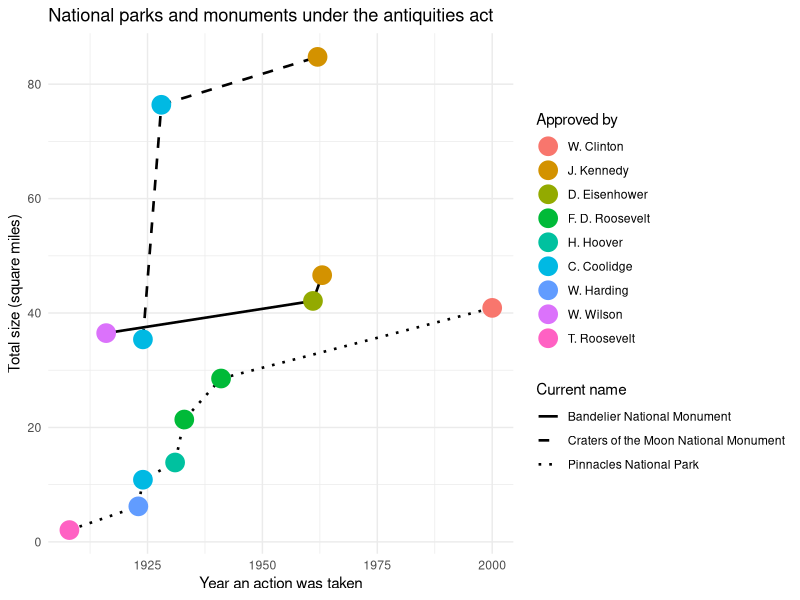
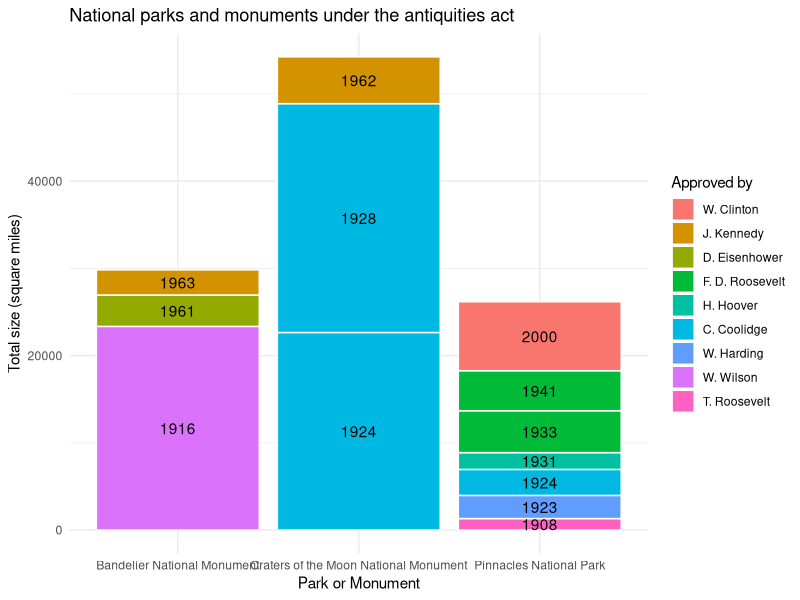

R code for these plots, in order:



library(tidyverse)
library(readxl)

data = read_xlsx("part2_df_manipulation/antiquities_act.xlsx")

data  = data %>% arrange(date) %>% 
  filter(action %in% c("Established", "Diminished", "Enlarged")) %>% 
  mutate(acres_affected = ifelse(action == "Diminished",
                                 -acres_affected, acres_affected)) %>% 
  group_by(current_name) %>% mutate(
    squareMiles = cumsum(acres_affected) / 640,
    total_acres_affected = cumsum(acres_affected)
    ) %>% 
  ungroup()

plotData = data %>% 
  filter(current_name %in% c("Bandelier National Monument", 
                             "Craters of the Moon National Monument",
                             "Pinnacles National Park") ) 

pres = plotData %>% group_by(pres_or_congress) %>% summarise(year = min(year)) %>% 
  ungroup() %>% arrange(desc(year))



plotData = plotData %>% 
  mutate(pres_or_congress = factor(pres_or_congress, levels = setNames(pres$pres_or_congress, pres$year)))

ggplot(plotData) +
  geom_line(aes(x = year, y = squareMiles, linetype = current_name), size = 0.9) +
  scale_linetype_manual(values = c("solid", "dashed", "dotted"))+
  geom_point(aes(x = year, y = squareMiles, color = pres_or_congress), size= 6) +
  theme_minimal() + 
  labs(
    title = "National parks and monuments under the antiquities act",
    x = "Year an action was taken", y = "Total size (square miles)",
    colour =  "Approved by", linetype = "Current name")


ggplot(plotData) +
  geom_bar(aes(x = current_name, y = acres_affected, fill = pres_or_congress), 
           color = "white", stat = "identity") +
  geom_text(aes(x = current_name, y = total_acres_affected - acres_affected / 2, 
                label = year)) +
  theme_minimal() + 
  labs(
    title = "National parks and monuments under the antiquities act",
    x = "Park or Monument", y = "Total size (square miles)",
    fill =  "Approved by")
